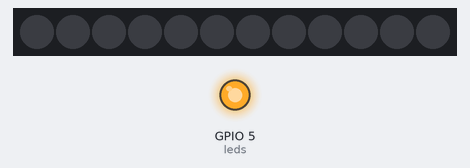
A program run on a simulated Raspberry Pi (BCM pin numbers). Parts: 12 RGB LEDs in strip order, left to right, output pins drawn as LEDs (lit = HIGH). At 12.0 s the program stops and its outputs stay as they are.

Above: at 0.1 s.
At 12.1 s:
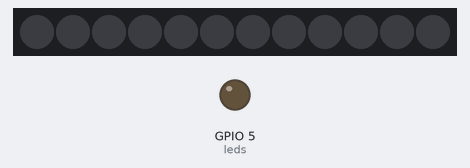
Timing chart, 0 to 13.5 s (numbered marks = the images above):
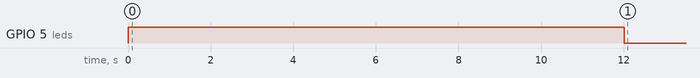

The program:

main.py
```python
"""
main.py - main runnable script for using the ReSpeaker 4-Mic array on the
Raspberry Pi.

@author Dean Biskup
@email <dbiskup2@illinois.edu>
@org University of Illinois, Urbana-Champaign Audio Group
"""

import time

from apa102 import APA102
from gpiozero import LED


def main():
    leds = LED(5)
    leds.on()

    dev = APA102(num_led=12, global_brightness=10)

    for i in range(12):
        dev.clear_strip()
        dev.set_pixel(i, 255, 255, 255)
        dev.show()
        time.sleep(1)


if __name__ == '__main__':
    main()
```

apa102.py
```python
"""
from https://github.com/tinue/APA102_Pi
This is the main driver module for APA102 LEDs
"""
import spidev
from math import ceil

RGB_MAP = { 'rgb': [3, 2, 1], 'rbg': [3, 1, 2], 'grb': [2, 3, 1],
            'gbr': [2, 1, 3], 'brg': [1, 3, 2], 'bgr': [1, 2, 3] }

class APA102:
    """
    Driver for APA102 LEDS (aka "DotStar").

    (c) Martin Erzberger 2016-2017

    My very first Python code, so I am sure there is a lot to be optimized ;)

    Public methods are:
     - set_pixel
     - set_pixel_rgb
     - show
     - clear_strip
     - cleanup

    Helper methods for color manipulation are:
     - combine_color
     - wheel

    The rest of the methods are used internally and should not be used by the
    user of the library.

    Very brief overview of APA102: An APA102 LED is addressed with SPI. The bits
    are shifted in one by one, starting with the least significant bit.

    An LED usually just forwards everything that is sent to its data-in to
    data-out. While doing this, it remembers its own color and keeps glowing
    with that color as long as there is power.

    An LED can be switched to not forward the data, but instead use the data
    to change it's own color. This is done by sending (at least) 32 bits of
    zeroes to data-in. The LED then accepts the next correct 32 bit LED
    frame (with color information) as its new color setting.

    After having received the 32 bit color frame, the LED changes color,
    and then resumes to just copying data-in to data-out.

    The really clever bit is this: While receiving the 32 bit LED frame,
    the LED sends zeroes on its data-out line. Because a color frame is
    32 bits, the LED sends 32 bits of zeroes to the next LED.
    As we have seen above, this means that the next LED is now ready
    to accept a color frame and update its color.

    So that's really the entire protocol:
    - Start by sending 32 bits of zeroes. This prepares LED 1 to update
      its color.
    - Send color information one by one, starting with the color for LED 1,
      then LED 2 etc.
    - Finish off by cycling the clock line a few times to get all data
      to the very last LED on the strip

    The last step is necessary, because each LED delays forwarding the data
    a bit. Imagine ten people in a row. When you yell the last color
    information, i.e. the one for person ten, to the first person in
    the line, then you are not finished yet. Person one has to turn around
    and yell it to person 2, and so on. So it takes ten additional "dummy"
    cycles until person ten knows the color. When you look closer,
    you will see that not even person 9 knows its own color yet. This
    information is still with person 2. Essentially the driver sends additional
    zeroes to LED 1 as long as it takes for the last color frame to make it
    down the line to the last LED.
    """
    # Constants
    MAX_BRIGHTNESS = 31 # Safeguard: Set to a value appropriate for your setup
    LED_START = 0b11100000 # Three "1" bits, followed by 5 brightness bits

    def __init__(self, num_led, global_brightness=MAX_BRIGHTNESS,
                 order='rgb', bus=0, device=1, max_speed_hz=8000000):
        self.num_led = num_led  # The number of LEDs in the Strip
        order = order.lower()
        self.rgb = RGB_MAP.get(order, RGB_MAP['rgb'])
        # Limit the brightness to the maximum if it's set higher
        if global_brightness > self.MAX_BRIGHTNESS:
            self.global_brightness = self.MAX_BRIGHTNESS
        else:
            self.global_brightness = global_brightness

        self.leds = [self.LED_START,0,0,0] * self.num_led # Pixel buffer
        self.spi = spidev.SpiDev()  # Init the SPI device
        self.spi.open(bus, device)  # Open SPI port 0, slave device (CS) 1
        # Up the speed a bit, so that the LEDs are painted faster
        if max_speed_hz:
            self.spi.max_speed_hz = max_speed_hz

    def clock_start_frame(self):
        """Sends a start frame to the LED strip.

        This method clocks out a start frame, telling the receiving LED
        that it must update its own color now.
        """
        self.spi.xfer2([0] * 4)  # Start frame, 32 zero bits


    def clock_end_frame(self):
        """Sends an end frame to the LED strip.

        As explained above, dummy data must be sent after the last real colour
        information so that all of the data can reach its destination down the line.
        The delay is not as bad as with the human example above.
        It is only 1/2 bit per LED. This is because the SPI clock line
        needs to be inverted.

        Say a bit is ready on the SPI data line. The sender communicates
        this by toggling the clock line. The bit is read by the LED
        and immediately forwarded to the output data line. When the clock goes
        down again on the input side, the LED will toggle the clock up
        on the output to tell the next LED that the bit is ready.

        After one LED the clock is inverted, and after two LEDs it is in sync
        again, but one cycle behind. Therefore, for every two LEDs, one bit
        of delay gets accumulated. For 300 LEDs, 150 additional bits must be fed to
        the input of LED one so that the data can reach the last LED.

        Ultimately, we need to send additional numLEDs/2 arbitrary data bits,
        in order to trigger numLEDs/2 additional clock changes. This driver
        sends zeroes, which has the benefit of getting LED one partially or
        fully ready for the next update to the strip. An optimized version
        of the driver could omit the "clockStartFrame" method if enough zeroes have
        been sent as part of "clockEndFrame".
        """
        # Round up num_led/2 bits (or num_led/16 bytes)
        for _ in range((self.num_led + 15) // 16):
            self.spi.xfer2([0x00])


    def clear_strip(self):
        """ Turns off the strip and shows the result right away."""

        for led in range(self.num_led):
            self.set_pixel(led, 0, 0, 0)
        self.show()


    def set_pixel(self, led_num, red, green, blue, bright_percent=100):
        """Sets the color of one pixel in the LED stripe.

        The changed pixel is not shown yet on the Stripe, it is only
        written to the pixel buffer. Colors are passed individually.
        If brightness is not set the global brightness setting is used.
        """
        if led_num < 0:
            return  # Pixel is invisible, so ignore
        if led_num >= self.num_led:
            return  # again, invisible

        # Calculate pixel brightness as a percentage of the
        # defined global_brightness. Round up to nearest integer
        # as we expect some brightness unless set to 0
        brightness = ceil(bright_percent*self.global_brightness/100.0)
        brightness = int(brightness)

        # LED startframe is three "1" bits, followed by 5 brightness bits
        ledstart = (brightness & 0b00011111) | self.LED_START

        start_index = 4 * led_num
        self.leds[start_index] = ledstart
        self.leds[start_index + self.rgb[0]] = red
        self.leds[start_index + self.rgb[1]] = green
        self.leds[start_index + self.rgb[2]] = blue


    def set_pixel_rgb(self, led_num, rgb_color, bright_percent=100):
        """Sets the color of one pixel in the LED stripe.

        The changed pixel is not shown yet on the Stripe, it is only
        written to the pixel buffer.
        Colors are passed combined (3 bytes concatenated)
        If brightness is not set the global brightness setting is used.
        """
        self.set_pixel(led_num, (rgb_color & 0xFF0000) >> 16,
                       (rgb_color & 0x00FF00) >> 8, rgb_color & 0x0000FF,
                        bright_percent)


    def rotate(self, positions=1):
        """ Rotate the LEDs by the specified number of positions.

        Treating the internal LED array as a circular buffer, rotate it by
        the specified number of positions. The number could be negative,
        which means rotating in the opposite direction.
        """
        cutoff = 4 * (positions % self.num_led)
        self.leds = self.leds[cutoff:] + self.leds[:cutoff]


    def show(self):
        """Sends the content of the pixel buffer to the strip.

        Todo: More than 1024 LEDs requires more than one xfer operation.
        """
        self.clock_start_frame()
        # xfer2 kills the list, unfortunately. So it must be copied first
        # SPI takes up to 4096 Integers. So we are fine for up to 1024 LEDs.
        self.spi.xfer2(list(self.leds))
        self.clock_end_frame()


    def cleanup(self):
        """Release the SPI device; Call this method at the end"""

        self.spi.close()  # Close SPI port

    @staticmethod
    def combine_color(red, green, blue):
        """Make one 3*8 byte color value."""

        return (red << 16) + (green << 8) + blue


    def wheel(self, wheel_pos):
        """Get a color from a color wheel; Green -> Red -> Blue -> Green"""

        if wheel_pos > 255:
            wheel_pos = 255 # Safeguard
        if wheel_pos < 85:  # Green -> Red
            return self.combine_color(wheel_pos * 3, 255 - wheel_pos * 3, 0)
        if wheel_pos < 170:  # Red -> Blue
            wheel_pos -= 85
            return self.combine_color(255 - wheel_pos * 3, 0, wheel_pos * 3)
        # Blue -> Green
        wheel_pos -= 170
        return self.combine_color(0, wheel_pos * 3, 255 - wheel_pos * 3)


    def dump_array(self):
        """For debug purposes: Dump the LED array onto the console."""

        print(self.leds)
```

Measured:
- by itself, GPIO 5 (leds): LOW → HIGH at 0.00 s, → LOW 12.0 s later
